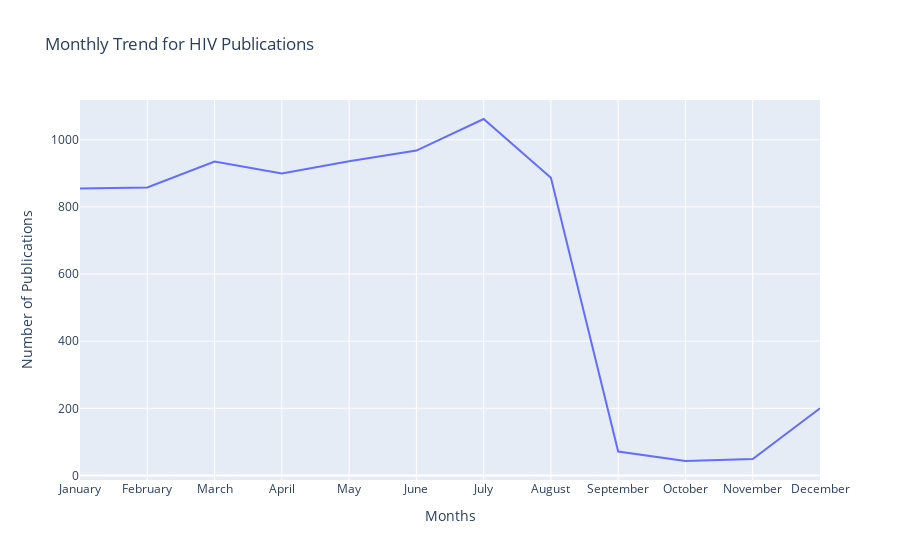

The notebook cell saved with this chart:
### Markdown cell above
To either display number of publications in each month as a bar graph, visualize the trend of the publications over time as a line graph, or view both simultaneously as the line graph overlays the bar graph, call on the draw_graph function.

The default graph drawn is a line graph, which we have shown below. Users can input in the optional string parameter "graph_type" to specify the desired graph type of "line" (the default), "bar" or "both". 

EX: pq.draw_graph(df,"both")

### Code cell
pq.draw_graph(hiv_csv)

### Figure 1 — Plotly figure (JSON) as saved in the notebook; plotly's stock layout.template omitted (floating-point values rounded to 4 significant figures)
{"data": [{"hovertemplate": "Months=%{x}<br>Number of Publications=%{y}<extra></extra>", "legendgroup": "", "line": {"color": "#636efa", "dash": "solid"}, "mode": "lines", "name": "", "orientation": "v", "showlegend": false, "type": "scatter", "x": ["January", "February", "March", "April", "May", "June", "July", "August", "September", "October", "November", "December"], "xaxis": "x", "y": [855, 858, 935, 900, 936, 968, 1062, 887, 71, 43, 49, 200], "yaxis": "y"}], "layout": {"legend": {"tracegroupgap": 0}, "title": {"text": "Monthly Trend for HIV Publications"}, "xaxis": {"anchor": "y", "domain": [0, 1], "title": {"text": "Months"}}, "yaxis": {"anchor": "x", "domain": [0, 1], "title": {"text": "Number of Publications"}}}}
